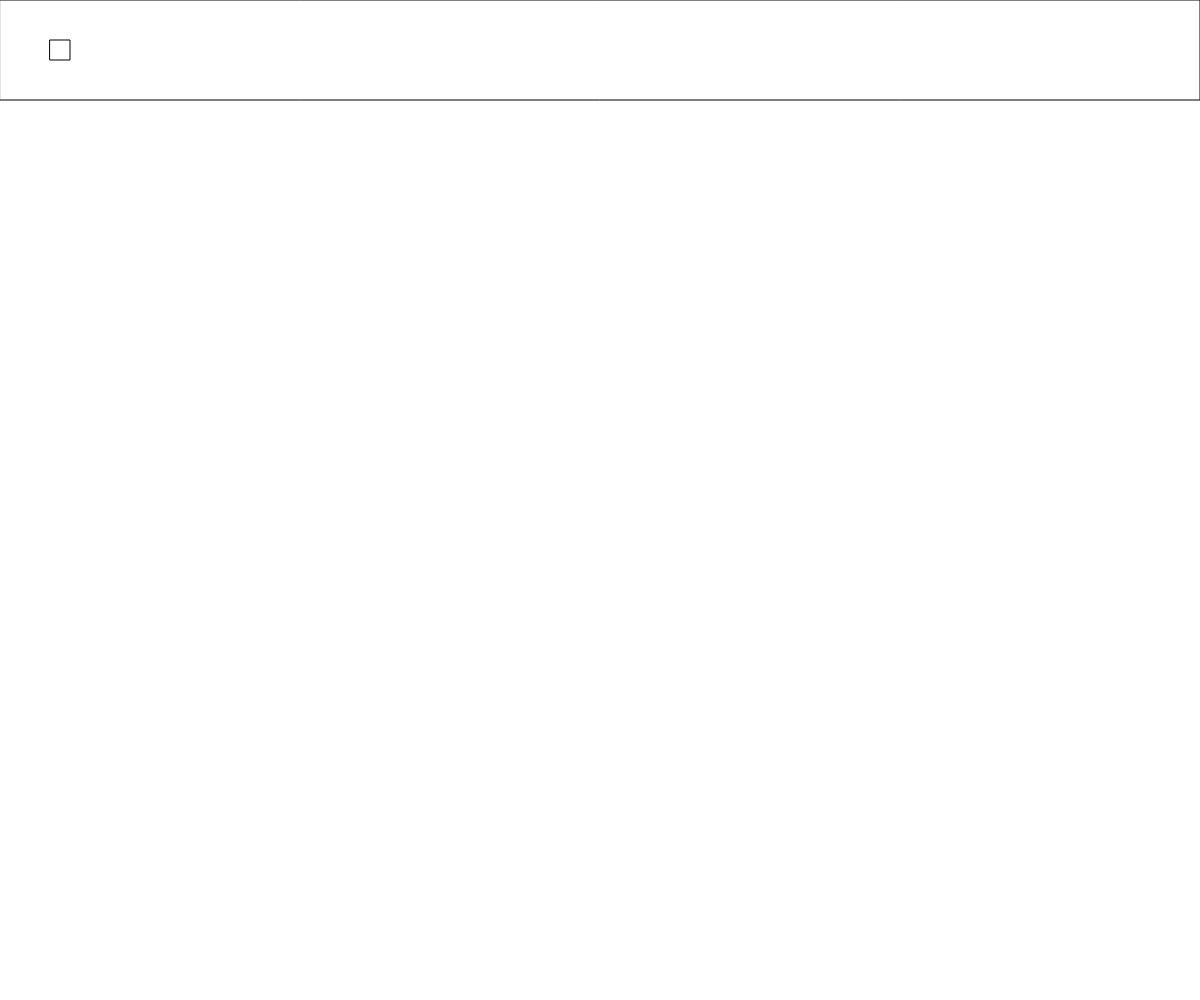
Frame 1 (no input)
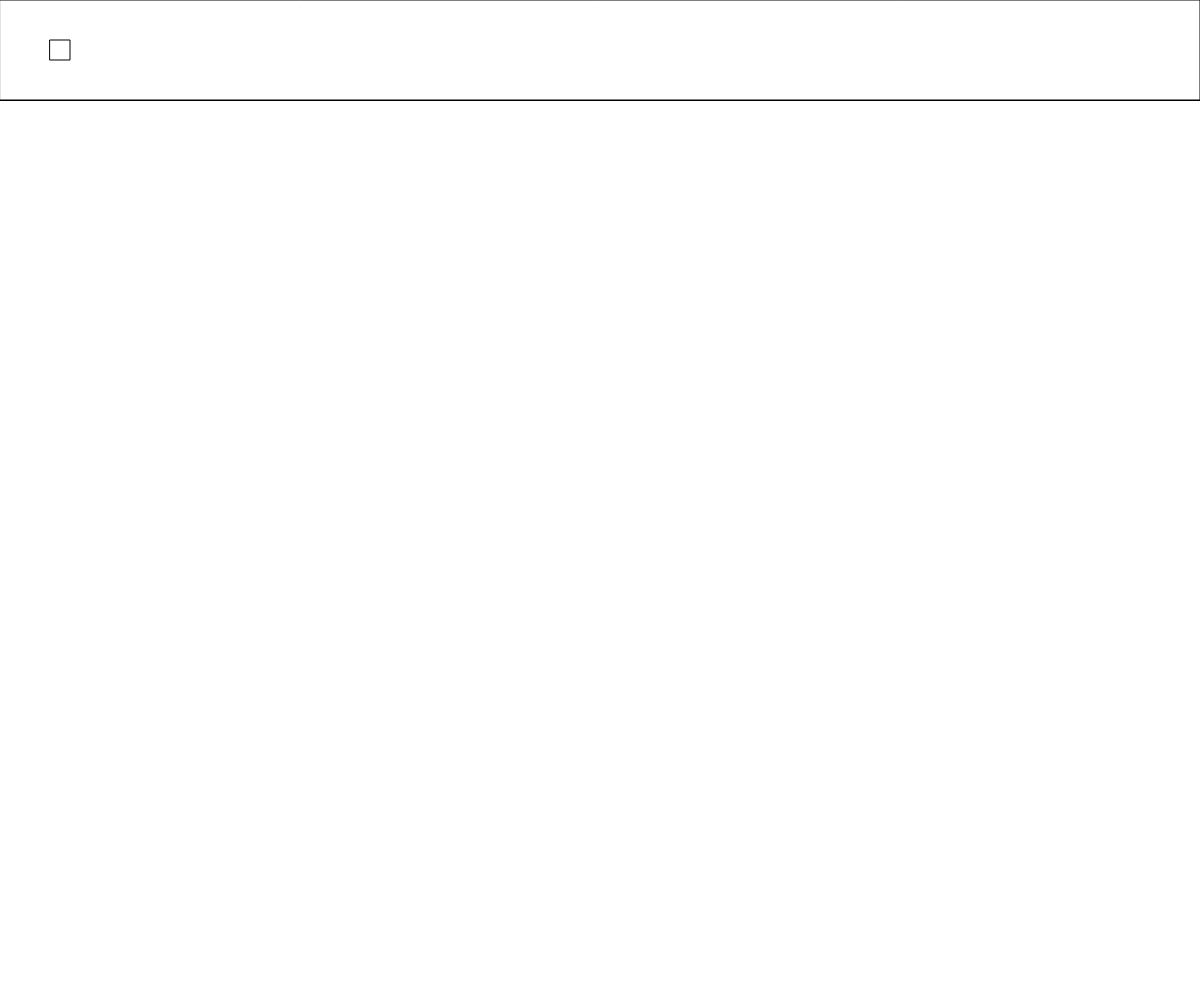
Frame 60 (no input)
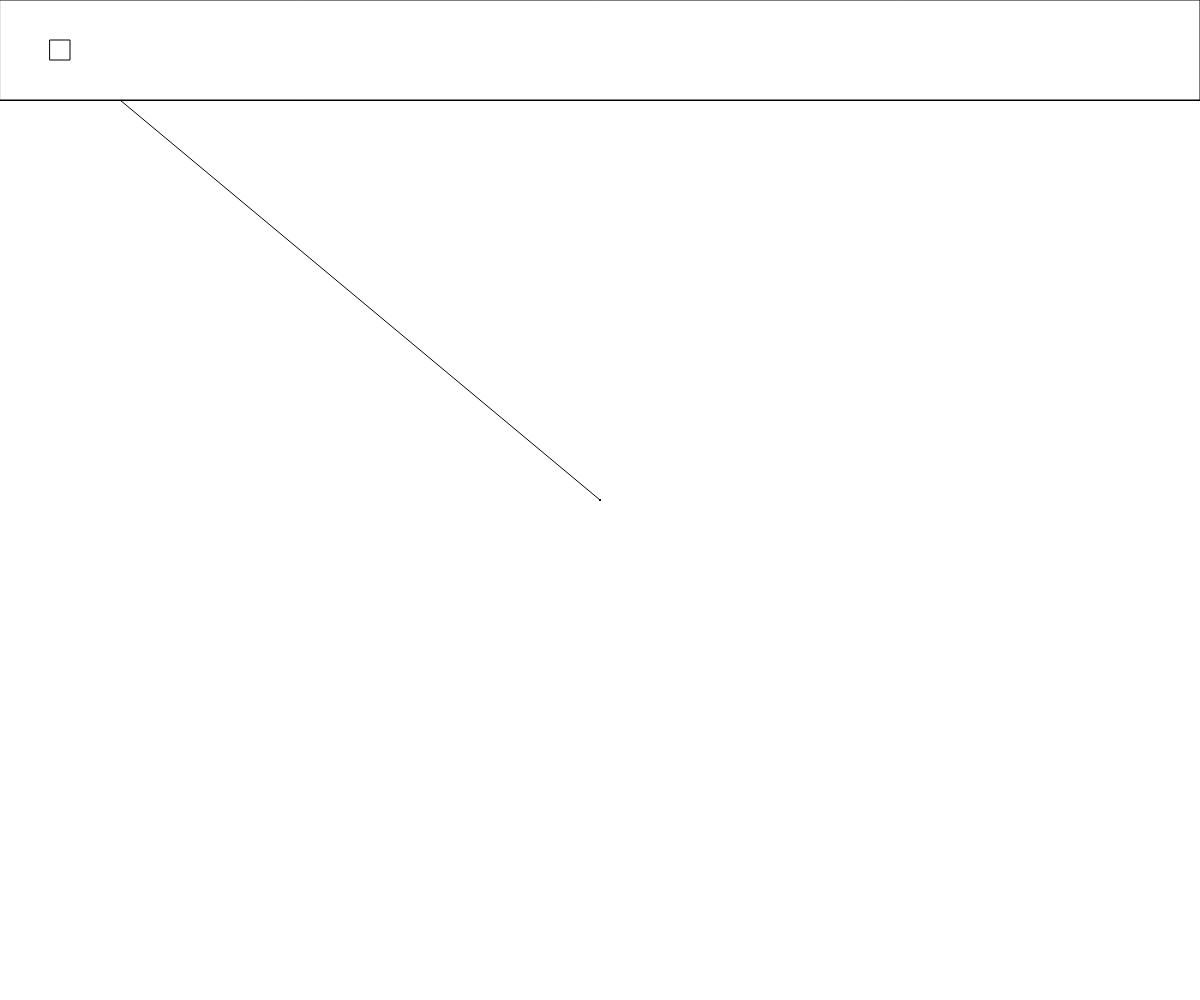
Frame 120 (the mouse pressed at the canvas centre since frame 60)

The p5.js sketch that drew these frames (run headless with seeded random() and noise() and a simulated clock; from frame 60 on, the mouse is pressed at the canvas centre):

// p5.js sketch
// ── sketch.js
var col = "black";

function setup() {
  createCanvas(windowWidth, windowHeight);
}

function draw() {
  stroke(0);
  rect(0, 0, width, 100); //Tool area
  rect(50, 40, 20, 20);   //First button

  // if(col == "black") {
  //   stroke(0);
  // } else if(col == "red") {
  //   stroke(255, 0, 0);
  // }

  if(mouseIsPressed) {
    line(mouseX, mouseY, pmouseX, pmouseY);

    if(mouseX > 50 && mouseX < 70 && mouseY > 40 && mouseY < 60) {
      // col = "red";
      stroke(255, 0, 0);
    }
  }
}
